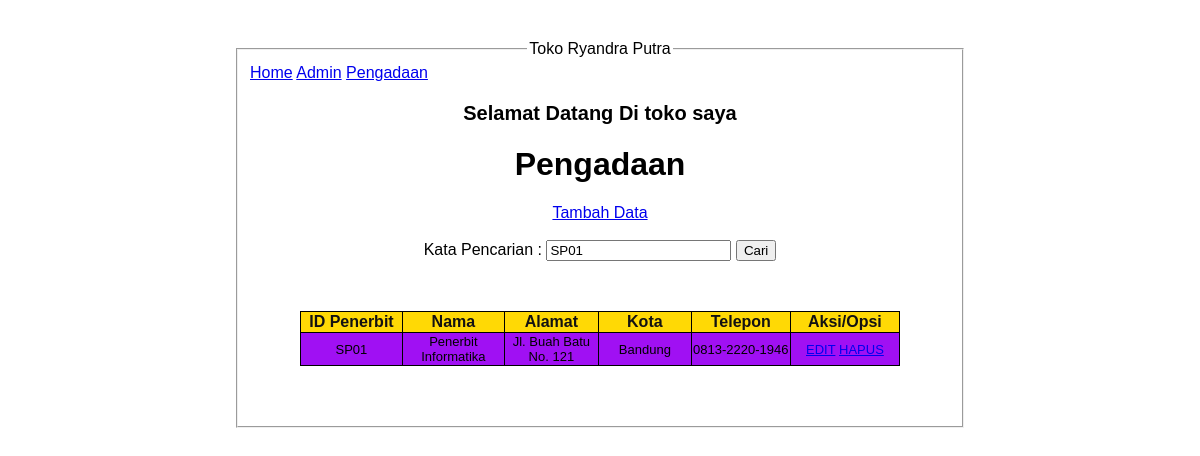
Screenshot of /Pengadaan.php?kata_cari=SP01 with the database file from the repository.
### tables this page shows
CREATE TABLE `tb_pembuat` (
  `ID_Penerbit` varchar(10) NOT NULL,
  `Nama` varchar(20) NOT NULL,
  `Alamat` varchar(30) NOT NULL,
  `Kota` varchar(10) NOT NULL,
  `Telepon` varchar(30) NOT NULL
);

### Pengadaan.php (the view, shortened to what this page needs)
<!DOCTYPE html>
<html lang='en'>
<head>
    <link rel="stylesheet" href="style.css">
</head>
<body>
<fieldset >
    <legend align="center">Toko Ryandra Putra</legend>
    <div class="nav">
        <a href="index.php">Home</a>
        <a href="Admin.php">Admin</a>
        <a href="Pengadaan.php">Pengadaan</a>
    </div>
    <h3 align="center">Selamat Datang Di toko saya</h3>
    <center><h1>Pengadaan</h1></center>
   <center><a href="tambah_penerbit.html">Tambah Data</a></center>
    <br>
    <div class="cari">
    <form method="GET" action="Pengadaan.php">
    <label>Kata Pencarian : </label>
    <input type="text" name="kata_cari" value="<?php if(isset($_GET['kata_cari'])) { echo
    $_GET['kata_cari']; } ?>" />
    <button type="submit">Cari</button>
    </div>
    <table class="table-home">
        <thead class="table thead">
            <tr>
            <th>ID Penerbit</th>
            <th>Nama</th>
            <th>Alamat</th>
            <th>Kota</th>
            <th>Telepon</th>
            <th colspan="2">Aksi/Opsi</th>
            </tr>
        </thead>
        <tbody>
            <?php
            include 'koneksi.php';
            if(isset($_GET['kata_cari'])) {
            $kata_cari = $_GET['kata_cari'];
            $query = "SELECT * FROM tb_pembuat WHERE ID_Penerbit like '%".$kata_cari."%' OR
            Nama like '%".$kata_cari."%' OR
            Telepon like '%".$kata_cari."%' ORDER BY ID_Penerbit ASC";
            } else {
            $query = "SELECT * FROM tb_pembuat ORDER BY ID_Penerbit ASC";
            }
            $result = mysqli_query($koneksi, $query);
            while ($row = mysqli_fetch_assoc($result)) {
        ?>
                <tr align="center">
                    <td><?php echo $row['ID_Penerbit']; ?></td>
                    <td><?php echo $row['Nama']; ?></td>
                    <td><?php echo $row['Alamat']; ?></td>
                    <td><?php echo $row['Kota']; ?></td>
                    <td><?php echo $row['Telepon']; ?></td>
                    <td>
                        <a href="edit_form1.php?ID_Penerbit=<?php echo $row['ID_Penerbit']; ?>">EDIT</a>
                        <a href="delete_penerbit.php?ID_Penerbit=<?php echo $row['ID_Penerbit']; ?>">HAPUS</a>
                    </td>
                </tr>
        <?php
        }
        ?>
    </tbody>
    </table>
    </fieldset>
    </body>
    </html>

### style.css (style rules this page uses)
fieldset { width: 400px; margin:auto; }
fieldset h3 { font-size: 20px; }
.cari { text-align: center; }
body { margin: 40px; font-family: Arial, Helvetica, sans-serif ; }
.table-home { margin: 50px; border-radius: 4px; }
table { width: 600px; font-size: 13px; color:black; border-collapse: collapse; align-items: center; }
table thead { color: rgb(19, 18, 18); font-size: 16px; width: 100%; }
table th { border: 1px solid black; background-color: rgb(255, 217, 5); width: 50px; }
table td { border: 1px solid black; background-color: rgb(160, 16, 243); width: 200px; }

### rows the page displays
tb_pembuat: ID_Penerbit "SP01", Nama "Penerbit Informatika", Alamat "Jl. Buah Batu No. 121", Kota "Bandung", Telepon "0813-2220-1946"
